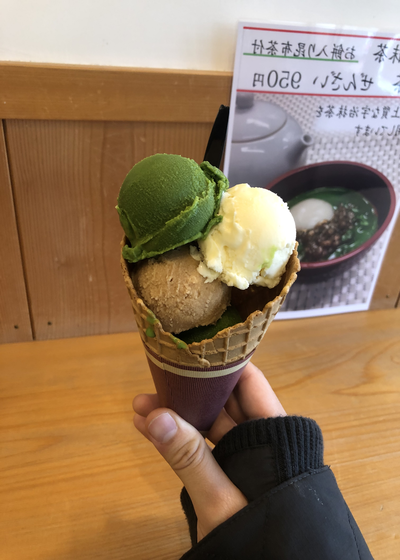
#> input picture hw1/SampleImage/sample1.png, 400 x 560 px
$ python problem0.py
#> lines starting #> are read from the running program, lines starting #| are printed output that depends on the picture
from PIL import Image
import cv2
import numpy as np

path = "SampleImage/"

def part_a():
    img = cv2.imread(path+"sample1.png")
#> img is the input picture: shape (560, 400, 3); mean B, G, R 92.4, 122, 150.5
    img = cv2.cvtColor(img, cv2.COLOR_BGR2RGB)

    img_array = np.array(img)

    h,w,d = img_array.shape
#> h = 560; w = 400; d = 3
    final = np.zeros((h,w,d), dtype=np.uint8)

    for y in range(h):
        for x in range(w):
            final[y][w-x-1] = img_array[y][x]
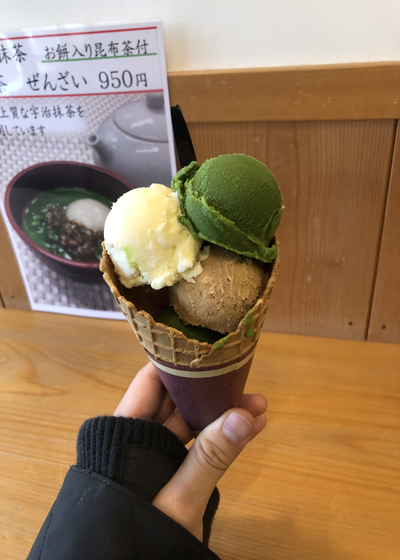
#> final: shape (560, 400, 3); mean R, G, B 150.5, 122, 92.4

    result = Image.fromarray(final, 'RGB')
    result.save("result1.png")
    # result.show()

def part_b():
    # FORMULA: 0.2989 * R + 0.5870 * G + 0.1140 * B
    img = cv2.imread("result1.png")
    img = cv2.cvtColor(img, cv2.COLOR_BGR2RGB)

    img_array = np.array(img)

    h,w,d = img_array.shape
#> h = 560; w = 400; d = 3
    final = np.zeros((h,w), dtype=np.uint8)

    for y in range(h):
        for x in range(w):
            r,g,b = img_array[y][x]
            final[y][x] = 0.2989 * r + 0.5870 * g + 0.1140 * b
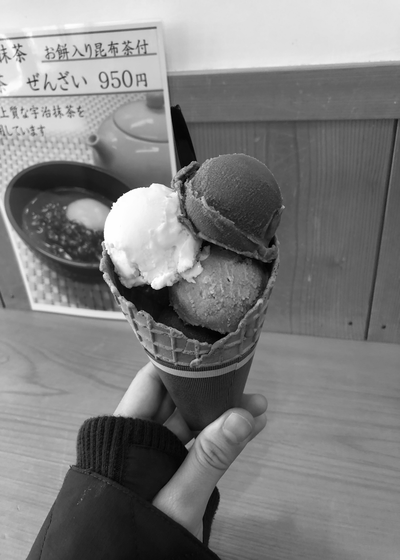
#> final: shape (560, 400); min 0, max 254, mean 126.6

    result = Image.fromarray(final)
    result.save("result2.png")
    # result.show()


part_a()
part_b()

$ run again, with hw1/SampleImage/sample2.png copied over hw1/SampleImage/sample1.png
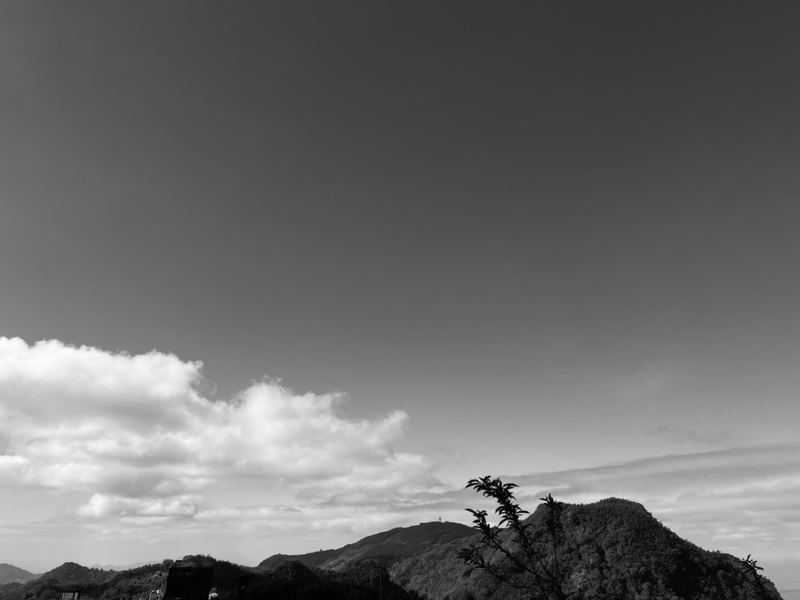
#> input picture hw1/SampleImage/sample2.png, 800 x 600 px
#> in part_a, img is the input picture: shape (600, 800, 3); min 0, max 253, mean 109.5
#> after the loop in part_a, `for y in range(h):`:
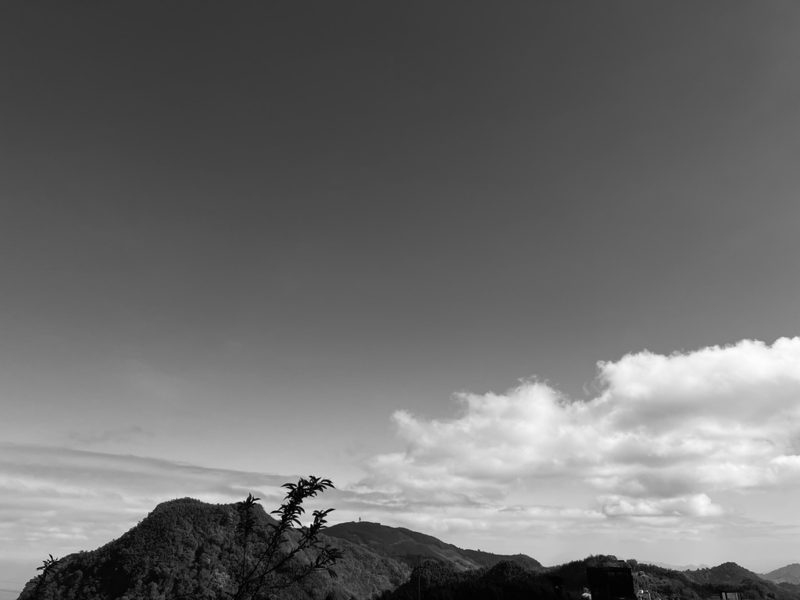
#> final: shape (600, 800, 3); min 0, max 253, mean 109.5

$ run again, with hw1/SampleImage/sample3.png copied over hw1/SampleImage/sample1.png
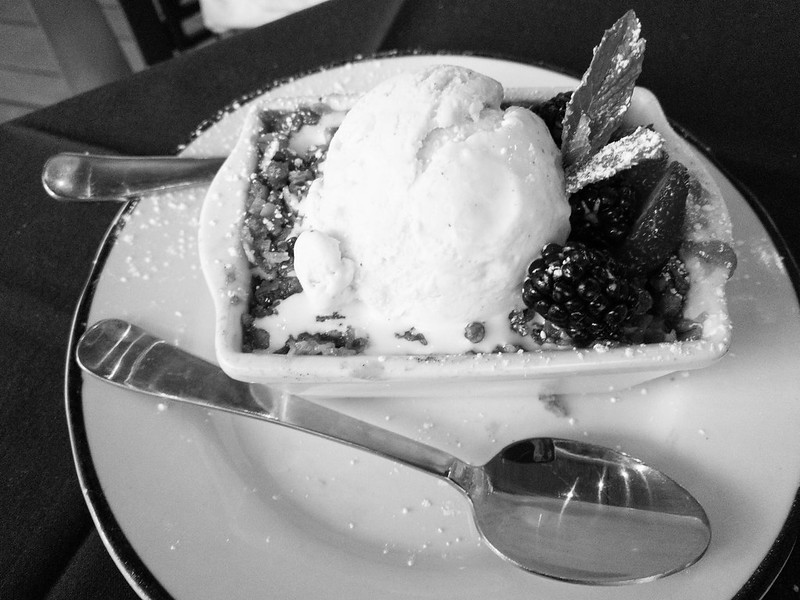
#> input picture hw1/SampleImage/sample3.png, 800 x 600 px
#> in part_a, img is the input picture: shape (600, 800, 3); min 0, max 255, mean 127
#> after the loop in part_a, `for y in range(h):`:
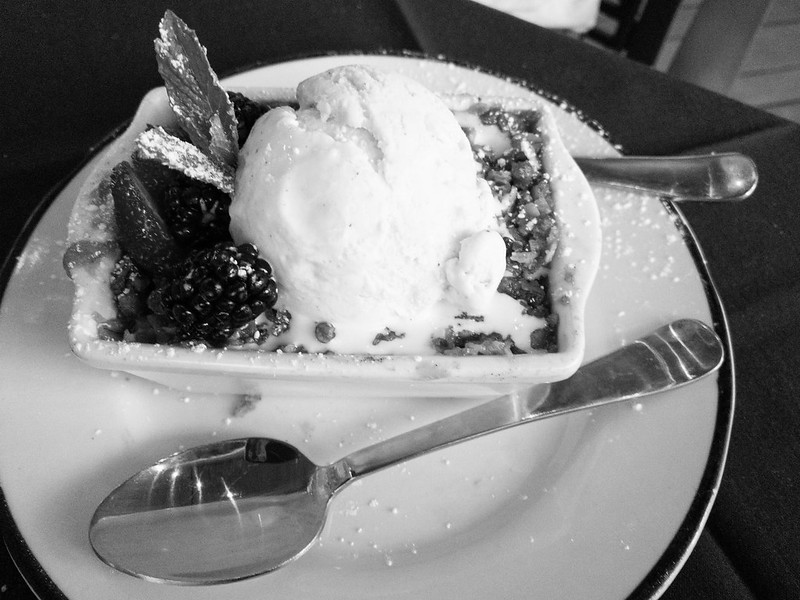
#> final: shape (600, 800, 3); min 0, max 255, mean 127
